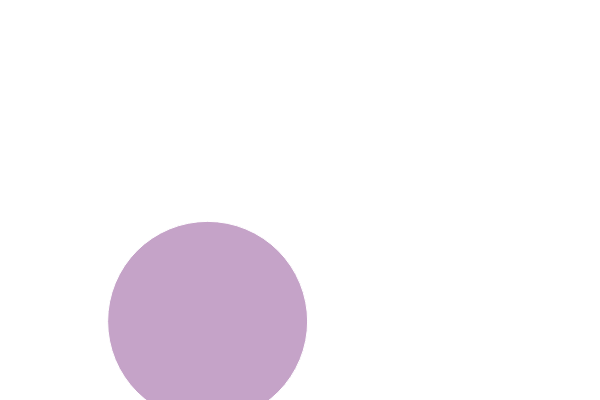
Frame 1 (no input)
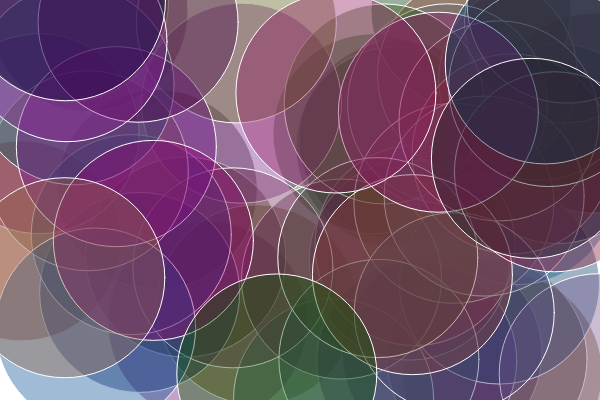
Frame 60 (no input)
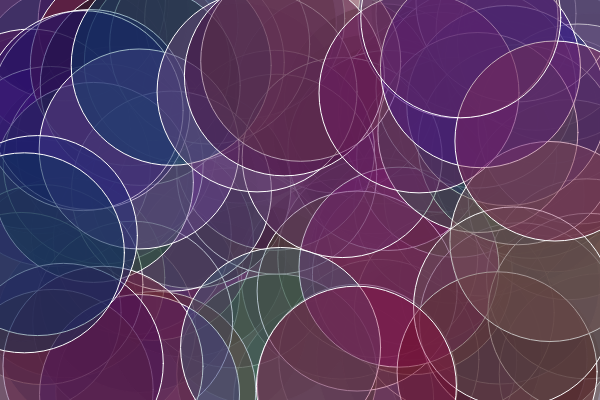
Frame 120 (the mouse pressed at the canvas centre since frame 60)

The p5.js sketch that drew these frames (run headless with seeded random() and noise() and a simulated clock; from frame 60 on, the mouse is pressed at the canvas centre):

// p5.js sketch
// ── sketch.js
var spot = {
  x: 100,
  y: 50  
};

var col = {
  r: 255,
  g:0,
  b:0
};

function setup() {
  createCanvas(600,400);
  background = (0);
  
}

function draw() {
  col.r =random(0,150);
  col.g =random(0,100);
  col.b=random(0,155);
  spot.x = random(0, width);
  spot.y = random(0, height);
  fill(col.r, col.g, col.b, 100);
  stroke(255)
    ellipse(spot.x, spot.y, 200, 200)
 
  
}
